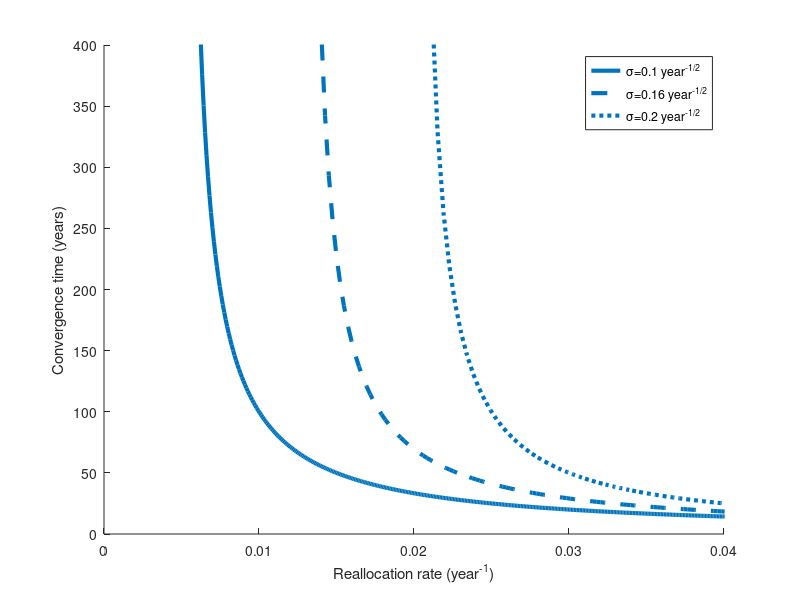

MATLAB code for this plot:
clear;
close all;
grey1=[0.3 0.3 0.3];
grey2=[0.4 0.4 0.4];
grey3=[0.5 0.5 0.5];
grey4=[0.6 0.6 0.6];
black=[0 0 0];
blue1=[0 0 1];
blue2=[0 0 0.5];
blue3=[0 0.45 0.74];
blue4=[0.3 0.75 0.93];
blue5=[0.68 0.92 1];
red1=[1 0 0];
red2=[0.5 0 0];
red3=[0.85 0.33 0.1];
red4=[0.64 0.08 0.18];
purple1=[0.75 0 0.75];
purple2=[0.49 0.18 0.56];
purple3=[1 0 1];
purple4=[0.85 0.7 1];
purple5=[1 0.6 0.78];
yellow1=[1 1 0];
yellow2=[1 0.84 0];
yellow3=[0.93 0.69 0.13];
yellow4=[0.87 0.49 0];
green1=[0 1 0];
green2=[0 0.5 0];
green3=[0.47 0.67 0.19];

sigmas=[0.1 0.16 0.2];
n=length(sigmas);
K=1000;
h=zeros(n,1);

for i=1:n
    sigma=sigmas(i);
    taus2=linspace(sigma^2/2,10*sigma^2,K);
    h(i)=plot(taus2,1./(2*taus2-sigma^2),'linewidth',3);
    hold on;
end
ylim([0 400]);
set(gca,'ytick',0:50:400)
xlim([0 0.04]);
ylabel('Convergence time (years)');
xlabel('Reallocation rate (year^{-1})');
legend('\sigma=0.1 year^{-1/2}','\sigma=0.16 year^{-1/2}','\sigma=0.2 year^{-1/2}');
box off
set(h(1),'Color',blue3,'linestyle','-');
set(h(2),'Color',blue3,'linestyle','--');
set(h(3),'Color',blue3,'linestyle',':');

set(gcf, 'Position', [100 100 710 690/2])

set(gcf,'color','w');